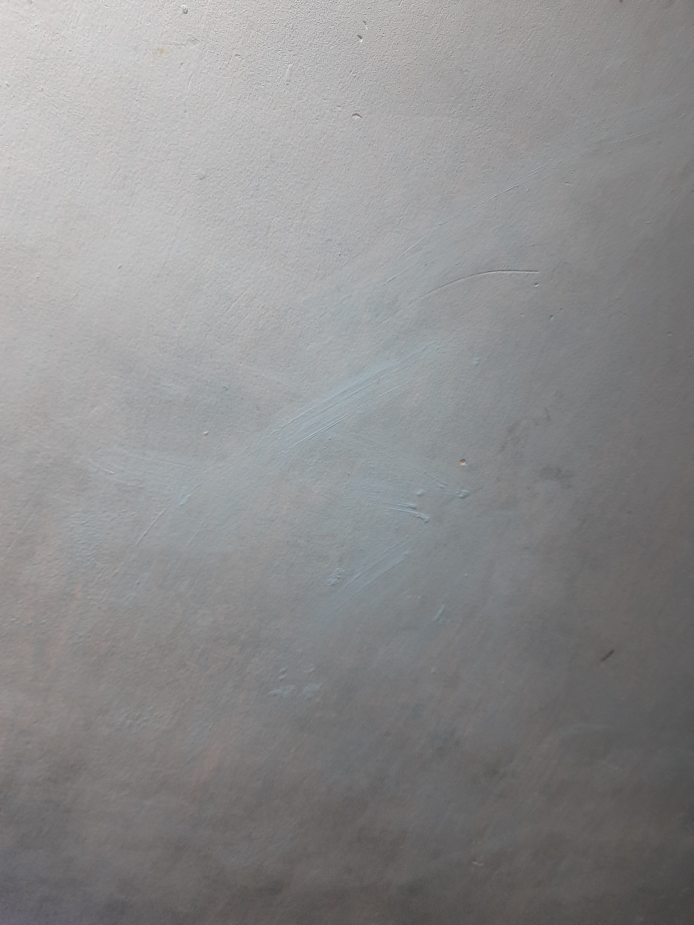
#> input picture ground.jpg, 3468 x 4624 px, given in place of feed970.jpg, which was not available (shown at 1/5 size)
$ python ImageTry.py
#> lines starting #> are read from the running program, lines starting #| are printed output that depends on the picture; after the words box and inside, x2 and y2 are one past the last pixel; in counts of white or black regions, pixels touching at a corner belong together; pictures that were not available may be replaced by others from this repository, and a replacement may not be noted
#> in plotDistributionCurve, img is the input picture: shape (4624, 3468, 3); mean B, G, R 140.9, 140.3, 140.5
import cv2
import matplotlib.pyplot as plt
import numpy as np
import os

# [10 lines of commented-out code are left out]

def FindContours(ImgPath):
    img = cv2.imread(ImgPath)
    # height, width, channels = img.shape
    # print("Image dimensions: {} x {} pixels".format(width, height))
    resized_img = cv2.resize(img, (int(img.shape[1]/3), int(img.shape[0]/3)))
    img_gray = cv2.cvtColor(resized_img, cv2.COLOR_BGR2GRAY)
    img_inverted_gray = cv2.bitwise_not(img_gray)
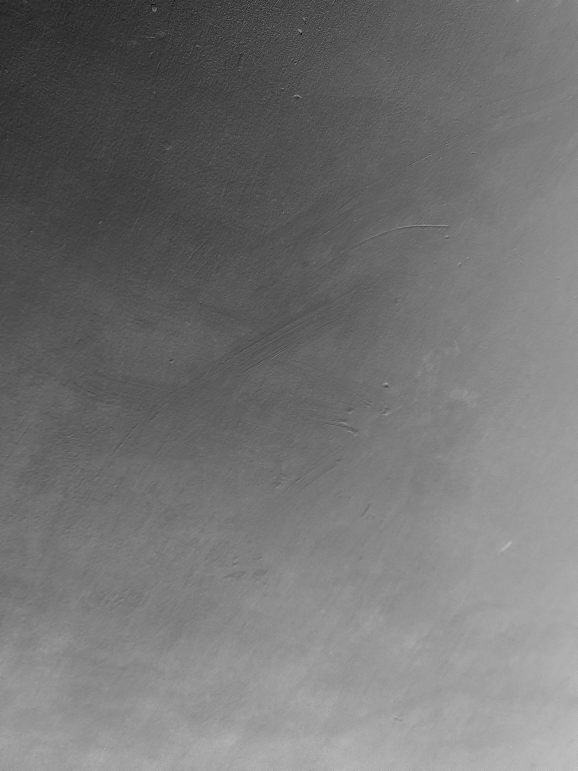
#> img_inverted_gray: shape (1541, 1156) (shown at 1/2 size); min 0, max 235, mean 114.7
    g_blurred_image = cv2.blur(img_inverted_gray,(6,6),0)
    ret, thresh = cv2.threshold(g_blurred_image, 150, 255,cv2.THRESH_BINARY)
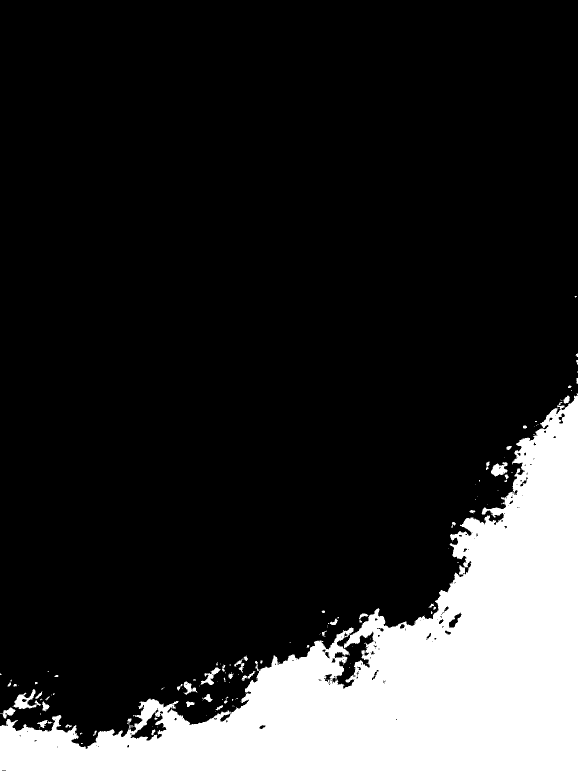
#> thresh: shape (1541, 1156) (shown at 1/2 size); 17.2% white; 156 white regions (102 under 20 px)
    contours, hierarchy = cv2.findContours(thresh, cv2.RETR_TREE, cv2.CHAIN_APPROX_NONE)
#> contours = 308 contours, 235 with area under 20; largest, box (x1, y1, x2, y2) and area: (0, 791, 1156, 1541) 302102, (260, 1415, 334, 1482) 1853, (27, 1378, 82, 1418) 811, (982, 924, 1016, 953) 532, (402, 1335, 440, 1370) 404
    # print("Kushagra Bhaiya is Image me ",len(contours)," Contours hai.")
    return contours

def DrawContours(ImgPath):
    img = cv2.imread(ImgPath)
    resized_img = cv2.resize(img, (int(img.shape[1]/3), int(img.shape[0]/3)))
    figure = plt.figure(figsize=(20,10))
    figure.add_subplot(1,2,1)
    plt.imshow(resized_img[:,:,::-1])
    contours = FindContours(ImgPath)
    RGB_img = cv2.cvtColor(resized_img,cv2.COLOR_BGR2RGB)
    cv2.drawContours(RGB_img, contours, -1, (0,255,0), 2) #5 is the thickness of the line
    figure.add_subplot(1,2,2)
    plt.imshow(RGB_img)
    plt.show(figure)
# [12 lines of commented-out code are left out]
x_coordinates = []
y_coordinates = []
def ContourCoordinates(ImgPath):
    img = cv2.imread(ImgPath)
    # resized_img = cv2.resize(img, (int(img.shape[1]/3), int(img.shape[0]/3)))
    img_contours = FindContours(ImgPath)
#> img_contours has the same summary as contours in FindContours
    for i in range(len(img_contours)):
        x, y, w, h = cv2.boundingRect(img_contours[i])
        x_coordinates.append(x)
        y_coordinates.append(y)
#> this loop made 308 passes
#> (x, y, w, h) on passes 1 to 3: (171, 1492, 1, 1), (162, 1486, 4, 2), (160, 1465, 5, 5)
#> after the loop, x_coordinates = 308 values, max 1154 at index 304, min 0 at index 14, mean 641; y_coordinates = 308 values, max 1492 at index 0, min 592 at index 307, mean 1235.2
    return [x_coordinates, y_coordinates]


def plotDistributionCurve(ImgPath):
    img = cv2.imread(ImgPath)
    # resized_img = cv2.resize(img, (int(img.shape[1]/3), int(img.shape[0]/3)))
    x,y = ContourCoordinates(ImgPath)
#> x has the same summary as x_coordinates in ContourCoordinates; y has the same summary as y_coordinates in ContourCoordinates
    # figure = plt.figure(figsize=(20,10))
    hist_x, bins_x = np.histogram(x,density=True)
#> hist_x = [0.000844, 0.000253, 0.000478, 0.00132, 0.000703, 0.000985, 0.00107, 0.000788, 0.00124, 0.000985]; bins_x = [0, 115.4, 230.8, 346.2, 461.6, 577, 692.4, 807.8, 923.2, 1038.6, 1154]
    bin_centers_X = (bins_x[1:] + bins_x[:-1]) / 2
#> bin_centers_X = [57.7, 173.1, 288.5, 403.9, 519.3, 634.7, 750.1, 865.5, 980.9, 1096.3]
    # [6 lines of commented-out code are left out]
    hist_y, bins_y = np.histogram(y,density=True)
#> hist_y = [3.61e-05, 0.00018, 0.000649, 0.000794, 0.000902, 0.000433, 0.000289, 0.00213, 0.00372, 0.00198]; bins_y = [592, 682, 772, 862, 952, 1042, 1132, 1222, 1312, 1402, 1492]
    bin_centers_Y = (bins_y[1:] + bins_y[:-1]) / 2
#> bin_centers_Y = [637, 727, 817, 907, 997, 1087, 1177, 1267, 1357, 1447]
    # [7 lines of commented-out code are left out]

    XCheck = 0
    YCheck = 0

    xToFind = [i for i in range(0,int(img.shape[1]/3))]
#> xToFind = 1156 values from 0 to 1155
    yOutput = np.interp(xToFind, bin_centers_X, hist_x)
#> yOutput = 1156 values, max 0.00132 at index 404, min 0.000254 at index 173, mean 0.000867
    yOutputLessContours = 0
    for i in yOutput:
        if i < 0.0005:
            yOutputLessContours += 1
#> this loop made 1156 passes
#> i on passes 1 to 3: 0.000844, 0.000844, 0.000844
#> after the loop, yOutputLessContours = 167
    if yOutputLessContours > 0.5*len(yOutput):
        pass
        # print("The frequency distribution is less than 0.0005 for more than 50% of the image.")
    else:
        XCheck += 1
        # print("The frequency distribution is more than 0.0005 for more than 50% of the image.")

    yToFind = [i for i in range(0,int(img.shape[0]/3))]
#> yToFind = 1541 values from 0 to 1540
    xOutput = np.interp(yToFind, bin_centers_Y, hist_y)
#> xOutput = 1541 values, max 0.00372 at index 1357, min 3.61e-05 at index 0, mean 0.000725
    xOutputLessContours = 0
    for i in xOutput:
        if i < 0.0005:
            xOutputLessContours += 1
#> after the loop, xOutputLessContours = 902
    if xOutputLessContours > 0.5*len(xOutput):
        pass
        # print("The frequency distribution is less than 0.0005 for more than 50% of the image.")
    else:
        YCheck += 1
        # print("The frequency distribution is more than 0.0005 for more than 50% of the image.")


    if XCheck == 1 or YCheck == 1:
        print("The surface is Rough.")
    else:
        print("The surface is Smooth.")

# [19 lines of commented-out code are left out]

plotDistributionCurve('/home/jerry/Desktop/SurfaceDetection/feed970.jpg')

# [15 lines of commented-out code are left out]

$ run again, on mars1.jpg
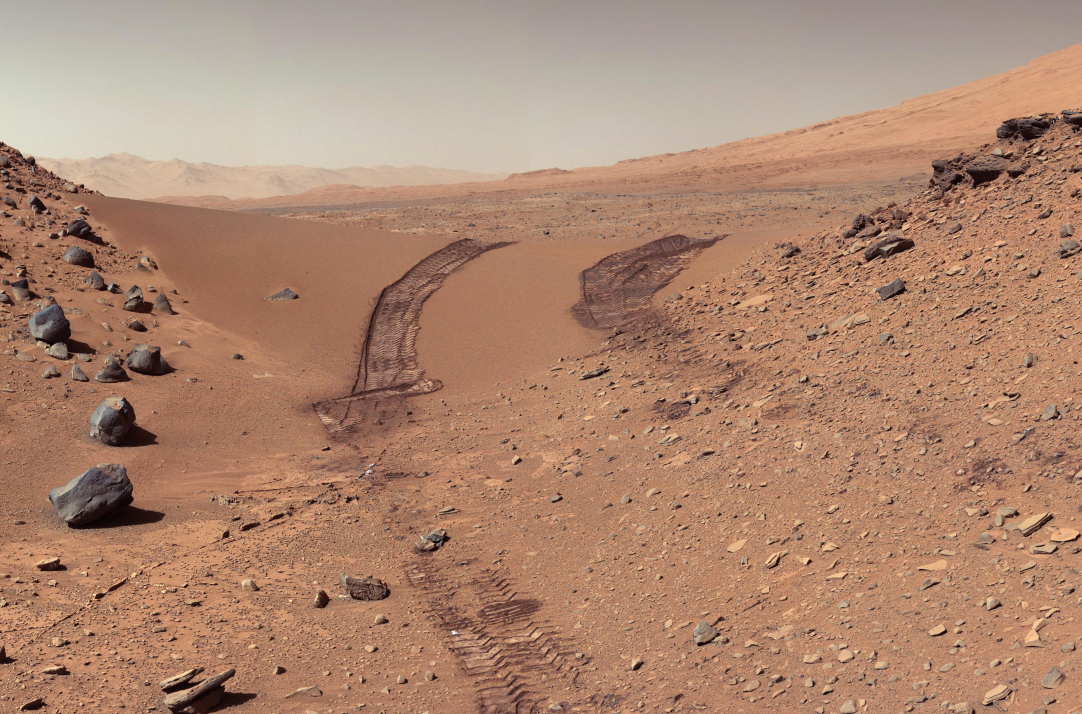
#> input picture mars1.jpg, 4326 x 2856 px, given in place of feed970.jpg, which was not available (shown at 1/4 size)
#> in plotDistributionCurve, img is the input picture: shape (2856, 4326, 3); mean B, G, R 112.9, 135.3, 173.3
#> in FindContours, `img_inverted_gray = cv2.bitwise_not(img_gray)`:
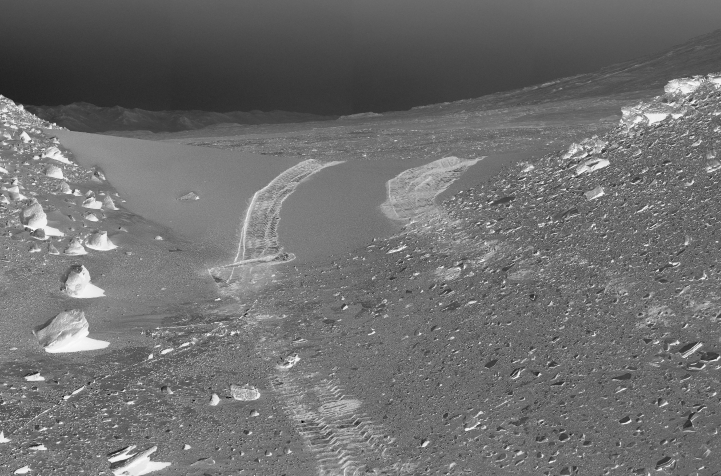
#> img_inverted_gray: shape (952, 1442) (shown at 1/2 size); min 0, max 252, mean 110.9
#> in FindContours, `ret, thresh = cv2.threshold(g_blurred_image, 150, 255,cv2.THRESH_BINARY)`:
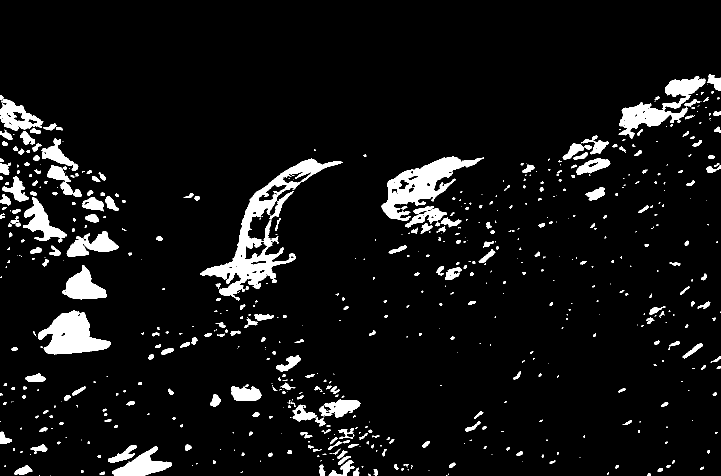
#> thresh: shape (952, 1442) (shown at 1/2 size); 6.8% white; 681 white regions (352 under 20 px)
#> contours = 760 contours, 474 with area under 20; largest, box (x1, y1, x2, y2) and area: (400, 317, 686, 594) 14562, (762, 313, 968, 441) 9042, (77, 621, 222, 709) 7070, (1237, 204, 1375, 277) 3830, (124, 530, 214, 599) 3132
#> img_contours has the same summary as contours in FindContours
#> the loop in ContourCoordinates, `for i in range(len(img_contours)):` made 760 passes
#> (x, y, w, h) on passes 1 to 3: (892, 951, 3, 1), (100, 951, 1, 1), (78, 950, 1, 2)
#> after the loop in ContourCoordinates, `for i in range(len(img_contours)):`: x_coordinates = 760 values, max 1441 at index 319, min 0 at index 111, mean 727.6; y_coordinates = 760 values, max 951 at index 0, min 149 at index 759, mean 575.1
#> in plotDistributionCurve, `x,y = ContourCoordinates(ImgPath)`: x has the same summary as x_coordinates in ContourCoordinates; y has the same summary as y_coordinates in ContourCoordinates
#> hist_x = [0.00111, 0.000384, 0.000301, 0.000858, 0.000776, 0.000639, 0.000721, 0.000648, 0.000594, 0.000904]; bins_x = [0, 144.1, 288.2, 432.3, 576.4, 720.5, 864.6, 1008.7, 1152.8, 1296.9, 1441]
#> bin_centers_X = [72.05, 216.1, 360.2, 504.3, 648.5, 792.5, 936.6, 1080.8, 1224.8, 1368.9]
#> hist_y = [0.000509, 0.000919, 0.00184, 0.00159, 0.00146, 0.00107, 0.00107, 0.00102, 0.00138, 0.00162]; bins_y = [149, 229.2, 309.4, 389.6, 469.8, 550, 630.2, 710.4, 790.6, 870.8, 951]
#> bin_centers_Y = [189.1, 269.3, 349.5, 429.7, 509.9, 590.1, 670.3, 750.5, 830.7, 910.9]
#> yOutput = 1442 values, max 0.00111 at index 0, min 0.000301 at index 360, mean 0.000694
#> after the loop in plotDistributionCurve, `for i in yOutput:`: yOutputLessContours = 218
#> yToFind = 952 values from 0 to 951
#> xOutput = 952 values, max 0.00184 at index 350, min 0.000509 at index 0, mean 0.00113
#> after the loop in plotDistributionCurve, `for i in xOutput:`: xOutputLessContours = 0
